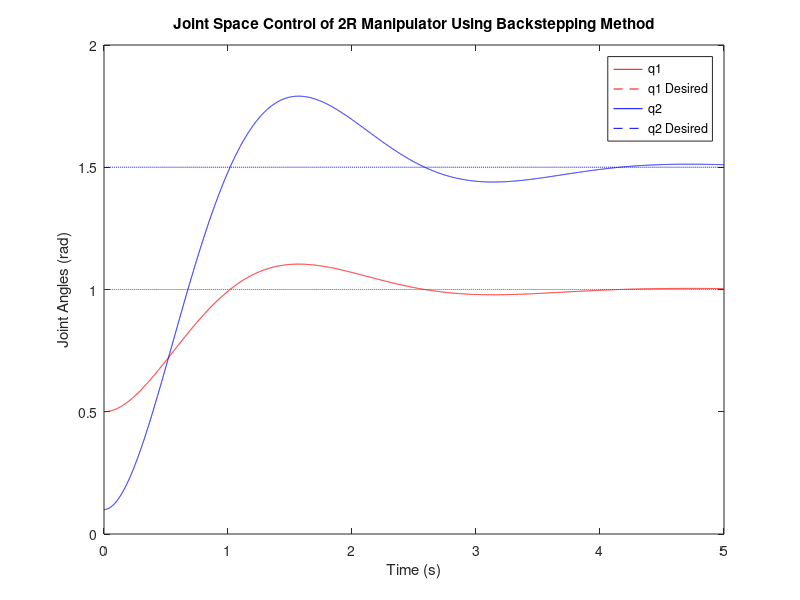

This figure's MATLAB source:
%--------------------------------------------------------------------------
% Backstepping Control for Two Link Robotic Manipulator
% (Prepared By: Dr. Girish V. Lakhekar)
%--------------------------------------------------------------------------
clc; 
close all;
%% Robot Parameters
m1 = 1; m2 = 1;	% masses
l1 = 1; l2 = 1;	% link lengths 
lc1 = l1/2; lc2 = l2/2; % COM positions 
I1 = 0.1; I2 = 0.1;	% inertias
g = 9.81;
%% Time Settings 
dt = 0.001;
T = 5;
t = 0:dt:T;
%% Desired Trajectory
qd = [ones([1 length(t)]); 1.5*ones([1 length(t)])]; qd_dot = zeros([2 length(t)]);
qd_ddot = zeros([2 length(t)]);
%% Initialize States
q = [0.5; 0.1];	% initial joint positions 
q_dot = [0; 0];	% initial joint velocities
Q = q; QD = q_dot; TAU = [];

%% Backstepping Gains
K1 = diag([2, 2]);	% damping gain 
K2 = diag([5, 5]);	% stiffness gain

for i = 1:length(t)-1
% Current state
q1 = q(1); q2 = q(2);
dq1 = q_dot(1); dq2 = q_dot(2);

% Desired trajectory 
qd_i = qd(:,i); qd_dot_i = qd_dot(:,i);
qd_ddot_i = qd_ddot(:,i);
% Errors
z1 = q - qd_i;
z2 = q_dot - qd_dot_i;
%% Robot Dynamics
% Inertia matrix M(q)
M11 = I1 + I2 + m2*l1^2 + 2*m2*l1*lc2*cos(q2); M12 = I2 + m2*l1*lc2*cos(q2);
M21 = M12; M22 = I2;
M = [M11, M12; M21, M22];

% Coriolis and centrifugal matrix C(q, dq) 
h = -m2*l1*lc2*sin(q2);
C = [h*dq2, h*(dq1 + dq2);-h*dq1, 0];

% Gravity vector G(q)
G1 = (m1*lc1 + m2*l1)*g*cos(q1) + m2*lc2*g*cos(q1 + q2); G2 = m2*lc2*g*cos(q1 + q2);
G = [G1; G2];

%% Backstepping Control Law
v = qd_ddot_i - K1*z2 - K2*z1; tau = M*v + C*q_dot + G;

%% Euler Integration
q_ddot = M \ (tau - C*q_dot - G); q_dot = q_dot + q_ddot * dt;
q = q + q_dot * dt;
% Store 
Q(:,i+1) = q;
QD(:,i+1) = q_dot;
TAU(:,i) = tau;

end
 
%% Plots 
figure;
plot(t, Q(1,1:length(t)), 'r', t, qd(1,:), 'r--')
hold on
plot(t, Q(2,1:length(t)), 'b', t, qd(2,:), 'b--') 
title('Joint Space Control of 2R Manipulator Using Backstepping Method')
xlabel('Time (s)')
ylabel('Joint Angles (rad)')
legend('q1', 'q1 Desired', 'q2', 'q2 Desired')
